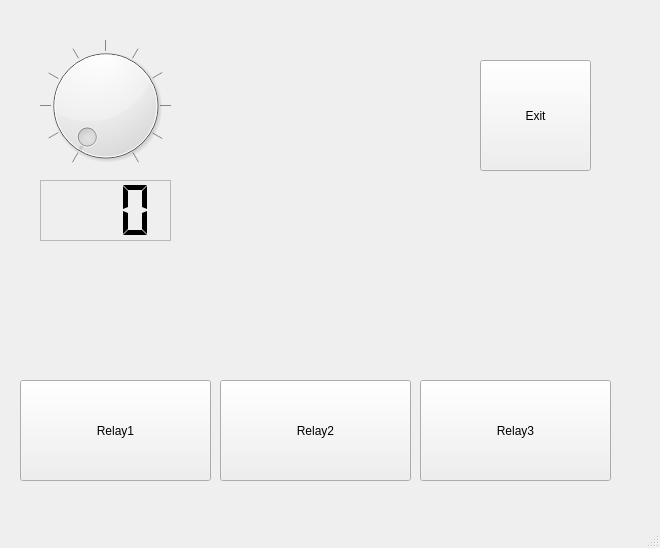
<?xml version="1.0" encoding="UTF-8"?>
<ui version="4.0">
 <class>MainWindow</class>
 <widget class="QMainWindow" name="MainWindow">
  <property name="geometry">
   <rect>
    <x>0</x>
    <y>0</y>
    <width>660</width>
    <height>548</height>
   </rect>
  </property>
  <property name="windowTitle">
   <string>MainWindow</string>
  </property>
  <widget class="QWidget" name="centralwidget">
   <widget class="QPushButton" name="button_relay1">
    <property name="geometry">
     <rect>
      <x>20</x>
      <y>380</y>
      <width>191</width>
      <height>101</height>
     </rect>
    </property>
    <property name="text">
     <string>Relay1</string>
    </property>
    <property name="checkable">
     <bool>true</bool>
    </property>
    <property name="checked">
     <bool>false</bool>
    </property>
    <property name="autoDefault">
     <bool>false</bool>
    </property>
    <property name="default">
     <bool>false</bool>
    </property>
    <property name="flat">
     <bool>false</bool>
    </property>
   </widget>
   <widget class="QDial" name="dial_pwm">
    <property name="geometry">
     <rect>
      <x>40</x>
      <y>30</y>
      <width>131</width>
      <height>151</height>
     </rect>
    </property>
    <property name="maximum">
     <number>10</number>
    </property>
    <property name="singleStep">
     <number>1</number>
    </property>
    <property name="pageStep">
     <number>1</number>
    </property>
    <property name="sliderPosition">
     <number>0</number>
    </property>
    <property name="tracking">
     <bool>true</bool>
    </property>
    <property name="orientation">
     <enum>Qt::Horizontal</enum>
    </property>
    <property name="invertedAppearance">
     <bool>false</bool>
    </property>
    <property name="invertedControls">
     <bool>false</bool>
    </property>
    <property name="wrapping">
     <bool>false</bool>
    </property>
    <property name="notchTarget">
     <double>10.000000000000000</double>
    </property>
    <property name="notchesVisible">
     <bool>true</bool>
    </property>
   </widget>
   <widget class="QLCDNumber" name="lcd_pwm">
    <property name="geometry">
     <rect>
      <x>40</x>
      <y>180</y>
      <width>131</width>
      <height>61</height>
     </rect>
    </property>
    <property name="frameShape">
     <enum>QFrame::StyledPanel</enum>
    </property>
    <property name="frameShadow">
     <enum>QFrame::Raised</enum>
    </property>
    <property name="lineWidth">
     <number>1</number>
    </property>
    <property name="midLineWidth">
     <number>1</number>
    </property>
    <property name="smallDecimalPoint">
     <bool>false</bool>
    </property>
    <property name="digitCount">
     <number>3</number>
    </property>
    <property name="segmentStyle">
     <enum>QLCDNumber::Flat</enum>
    </property>
   </widget>
   <widget class="QPushButton" name="button_relay2">
    <property name="geometry">
     <rect>
      <x>220</x>
      <y>380</y>
      <width>191</width>
      <height>101</height>
     </rect>
    </property>
    <property name="text">
     <string>Relay2</string>
    </property>
    <property name="checkable">
     <bool>true</bool>
    </property>
    <property name="checked">
     <bool>false</bool>
    </property>
    <property name="autoDefault">
     <bool>false</bool>
    </property>
    <property name="default">
     <bool>false</bool>
    </property>
    <property name="flat">
     <bool>false</bool>
    </property>
   </widget>
   <widget class="QPushButton" name="button_relay3">
    <property name="geometry">
     <rect>
      <x>420</x>
      <y>380</y>
      <width>191</width>
      <height>101</height>
     </rect>
    </property>
    <property name="text">
     <string>Relay3</string>
    </property>
    <property name="checkable">
     <bool>true</bool>
    </property>
    <property name="checked">
     <bool>false</bool>
    </property>
    <property name="autoDefault">
     <bool>false</bool>
    </property>
    <property name="default">
     <bool>false</bool>
    </property>
    <property name="flat">
     <bool>false</bool>
    </property>
   </widget>
   <widget class="QPushButton" name="button_exit">
    <property name="geometry">
     <rect>
      <x>480</x>
      <y>60</y>
      <width>111</width>
      <height>111</height>
     </rect>
    </property>
    <property name="text">
     <string>Exit</string>
    </property>
   </widget>
  </widget>
  <widget class="QMenuBar" name="menubar">
   <property name="geometry">
    <rect>
     <x>0</x>
     <y>0</y>
     <width>660</width>
     <height>21</height>
    </rect>
   </property>
  </widget>
  <widget class="QStatusBar" name="statusbar"/>
 </widget>
 <resources/>
 <connections/>
</ui>
